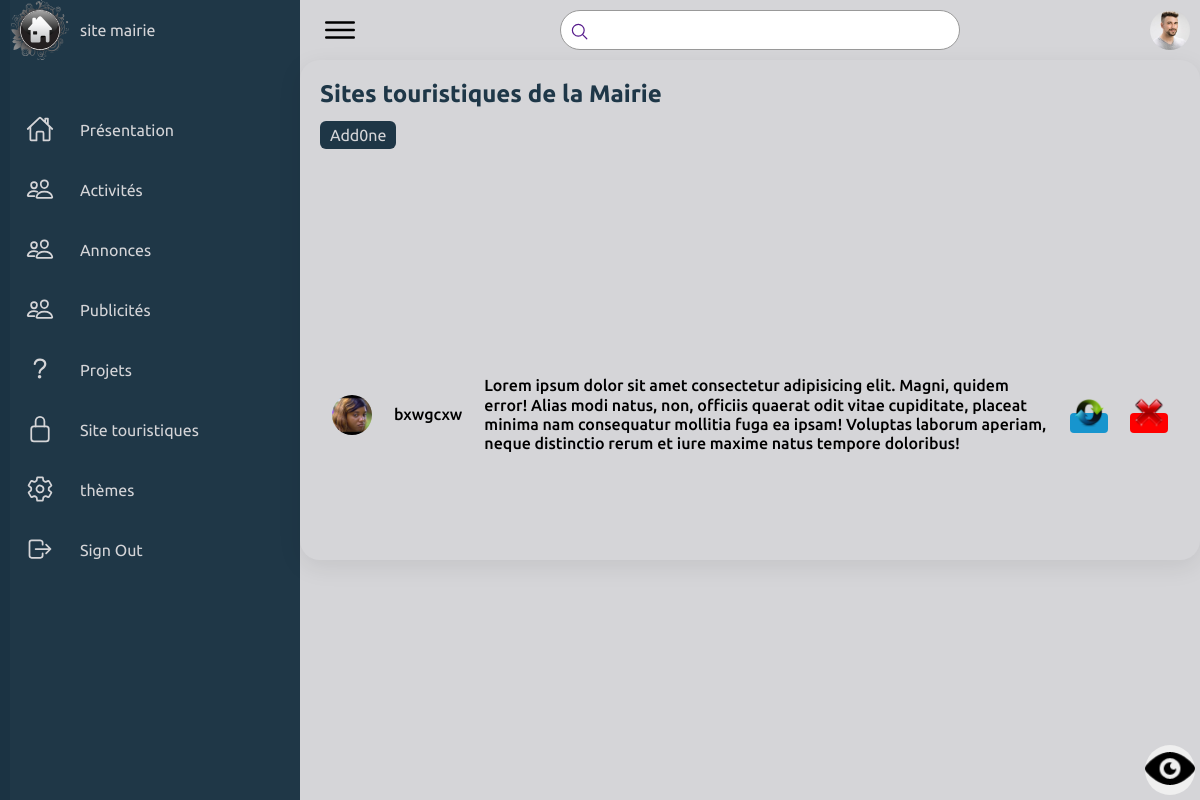
Page /CMS_2064/Admin/Tourisme.php (signed in) on the committed database.
### tables this page shows
CREATE TABLE `Tourisme` (
  `id` int(11) NOT NULL,
  `nom` varchar(255) NOT NULL,
  `description` text NOT NULL,
  `image` varchar(255) NOT NULL
);

### CMS_2064/Admin/Tourisme.php (the view)
<?php
    include 'includes/headlog.php';
    include "includes/header.php";
    if (isset($_SESSION['username'])) {
?>
            <button class="view"><a href="../soft_thème/tourisme.php" ><img src="../images/eye.png" width="100%" alt=""></a></button>
            <div class="recentCustomers">
                    <div class="cardHeader">
                        <h2>Sites touristiques de la Mairie</h2> <br>
                        <a href="Add_tourisme.php" class="btn">Add0ne</a>
                    </div>
                        <table>
                        <tbody>
                        <?php
                            $req = "SELECT * FROM Tourisme order by id desc";
                            $res1 = $conn->query($req);
                            if ($res1) {
                                $all = $res1->fetchAll();
                                foreach ($all as $publisher) {
                        ?>
                        <tr>
                            <td width="60px">
                                <div class="imgBx"><img src="../images/<?php echo $publisher['image']; ?>" alt=""></div>
                            </td>
                            <td>
                                <h4><?php echo $publisher['nom']; ?></h4>
                            </td>
                            <td>
                                <h4><?php echo $publisher['description']; ?></h4>
                            </td>
                            <td>
                                <span class="status inProgress"><a href="MD_tourisme.php?id=<?php echo $publisher['id']; ?>"><img src="../images/interact.png"  width="30px" alt=""></a></span>
                            </td>
                            <td>
                                 <span class="status return"><a href="Drop_tourisme.php?id=<?php echo $publisher['id']; ?>"><img src="../images/button_cancel.png"  width="30px" alt=""></a></span>
                            </td>
                        </tr>
                        <?php
                                }
                            }
                        ?>
                        </tbody>
                    </table>
                </div>
<?php
     }
     else {
         header('location:login.php');
     }
?>
<?php
    include "includes/footer.php";
?>

### CMS_2064/css/style.css (style rules this page uses)
* { font-family: "Ubuntu", sans-serif; margin: 0; padding: 0; box-sizing: border-box; }
:root { --background: #1b3444fa; --white: rgb(213, 213, 216); --gray: #f5f5f5; --black1: #222; --black2: #999; }
body { min-height: 100vh; overflow-x: hidden; }
.cardHeader h2 { font-weight: 600; color: var(--background); }
.cardHeader .btn { position: relative; padding: 5px 10px; background: var(--background); text-decoration: none; color: var(--white); border-radius: 6px; }
.status.return { padding: 2px 4px; background: #f00; color: var(--white); border-radius: 4px; font-size: 14px; font-weight: 500; }
.status.inProgress { padding: 2px 4px; background: #1795ce; color: var(--white); border-radius: 4px; font-size: 14px; font-weight: 500; }
.recentCustomers { position: relative; display: grid; min-height: 500px; padding: 20px; background: var(--white); box-shadow: 0 7px 25px rgba(0, 0, 0, 0.08); border-radius: 20px; }
.recentCustomers .imgBx { position: relative; width: 40px; height: 40px; border-radius: 50px; overflow: hidden; }
.recentCustomers .imgBx img { position: absolute; top: 0; left: 0; width: 100%; height: 100%; object-fit: cover; }
.recentCustomers table tr td { padding: 12px 10px; }
.recentCustomers table tr td h4 { font-size: 16px; font-weight: 500; line-height: 1.2rem; }
::placeholder { color: rgba(255, 255, 255, .5); }
.view { position: fixed; border: none; outline: none; height: 50px; width: 50px; bottom: 5px; right: 5px; border-radius:50%; z-index: 1000; }

### rows in the picture
tourisme: image (picture), nom "bxwgcxw", description "Lorem ipsum dolor sit amet consectetur adipisicing elit. Magni, quidem error! Alias modi natus, non, officiis quaerat odit vitae cupiditate, placeat minima nam consequatur mollitia fuga ea ipsam! Voluptas laborum aperiam, neque distinctio rerum et iure maxime natus tempore doloribus!"
